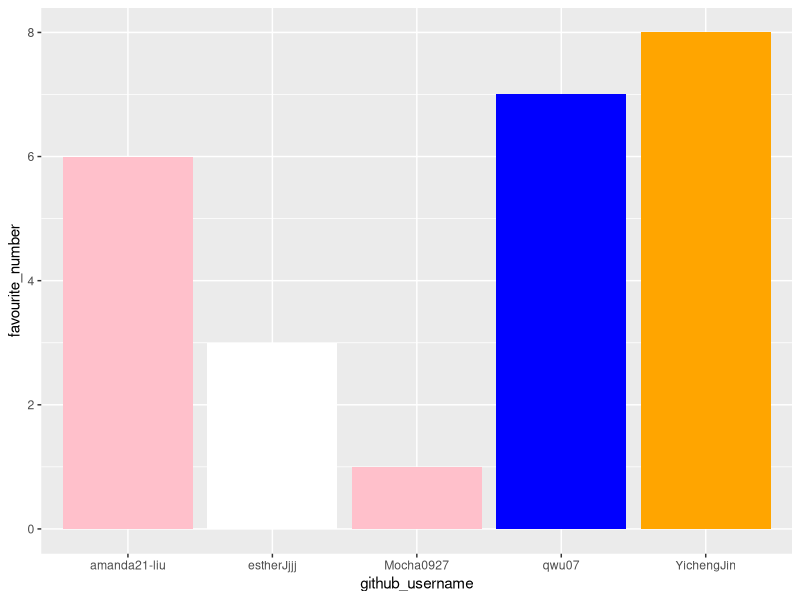
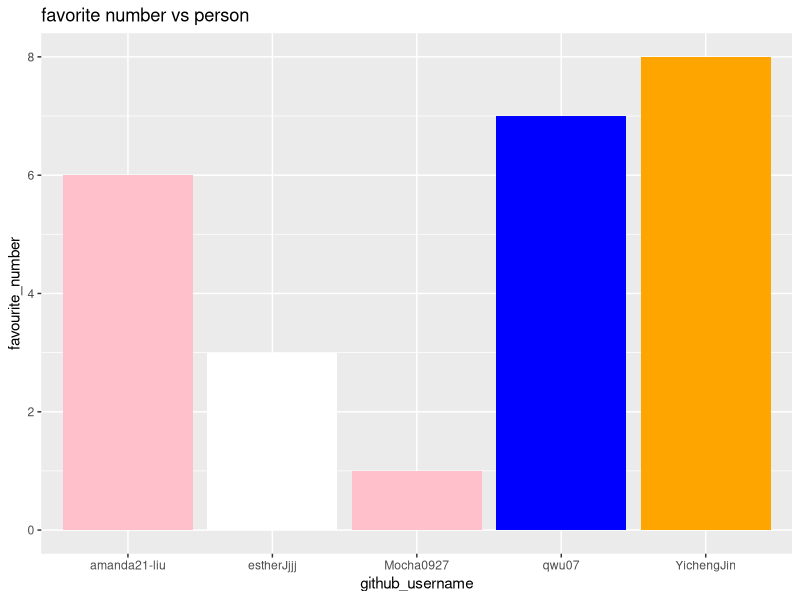
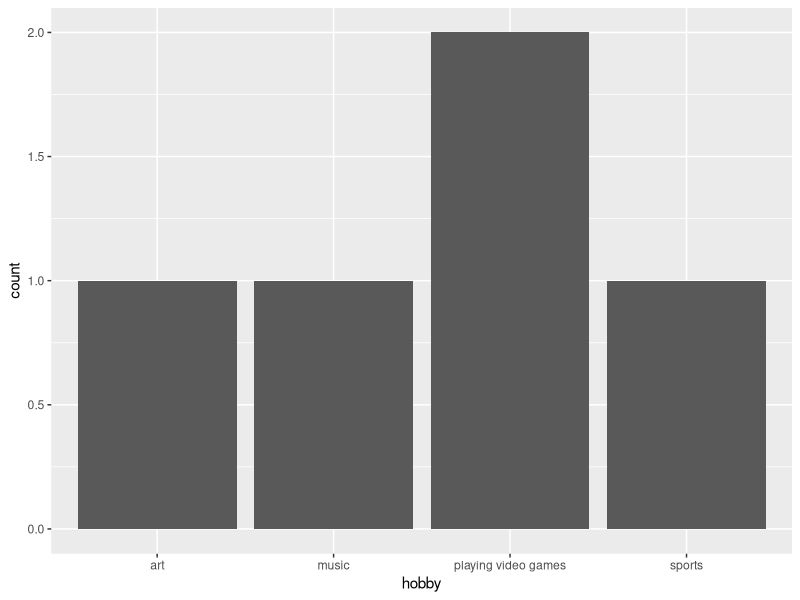

Generate these figures, in order, with R:
## ---- chunk 1
library(tidyverse) 
## ---- chunk 2
team_data <- tibble(
  name = c("Amanda Liu", "Queency", "esther", 
           "Jasmine", "Eason "),
  github_username = c("amanda21-liu", "qwu07", "estherJjjj", 
                      "Mocha0927", "YichengJin"), 
  colour = c("pink", "blue", "white", 
             "pink", "orange"),
  hobby = c("playing video games", "art", "sports", 
            "playing video games", "music"),
  favourite_number = c(6, 7, 3, 1, 8)
  )

team_data
## ---- chunk 3
p1 <- ggplot(data = team_data, 
             mapping = aes(x = github_username, 
                           y = favourite_number,
                           fill = colour), 
             ) +
   geom_col() +
   scale_fill_identity()
p1
## ---- chunk 4
p1 + labs(x = "github_username", 
          y = "favourite_number",
          title = "favorite number vs person")
## ---- chunk 5
p2 <- ggplot(team_data, aes(x = hobby)) +
  geom_bar()
p2
